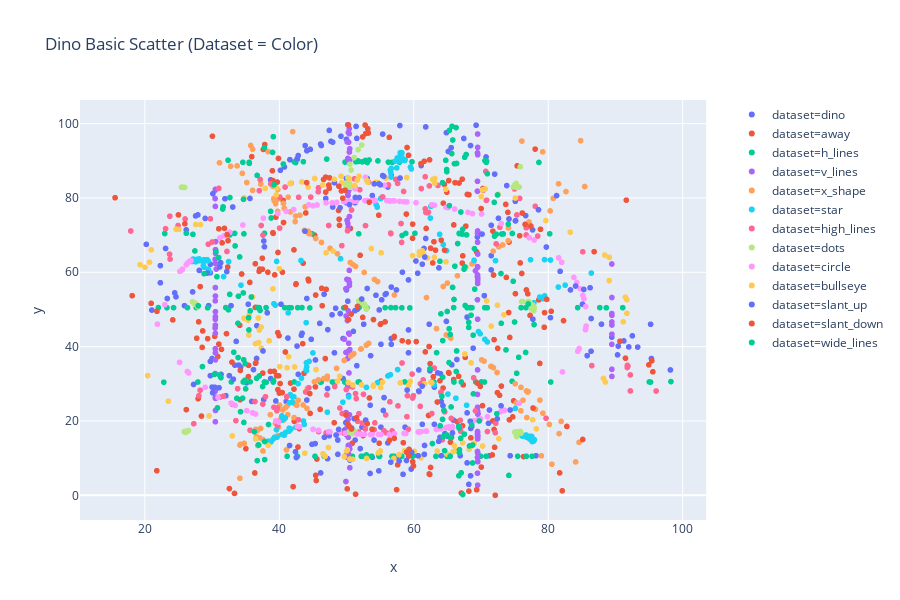

Notebook code cell kept with this figure:
### Markdown cell above
So we know that these datasets are very similar on paper--they have similar summary statistics--but how should we visualize these data in order to glean more insights? Let's try out a few different chart types and see what we can learn.

### Code cell
# building an X, Y scatterplot with color an the encoding of the dataset label
dino_scatter_color = px.scatter(
    # identifying df with data we want to visualize
    data_frame = dino_df, 
    # specifying column name of our X data
    x = 'x', 
    # specifying column name of our X data
    y = 'y', 
    # specifying column name of categorical labels to color differently 
    color = 'dataset',
    # providing chart title
    title = "Dino Basic Scatter (Dataset = Color)",
    # setting the size of the plot to be output
    height = 600,
    width = 900
)

# displaying the viz. in-line
dino_scatter_color

### Figure 1 — Plotly figure (JSON) as saved in the notebook; plotly's stock layout.template omitted (floating-point values rounded to 4 significant figures; data arrays with more than 128 entries replaced by an {"elided": "..."} marker saying what was removed)
{"data": [{"hoverlabel": {"namelength": 0}, "hovertemplate": "dataset=dino<br>x=%{x}<br>y=%{y}", "legendgroup": "dataset=dino", "marker": {"color": "#636efa", "symbol": "circle"}, "mode": "markers", "name": "dataset=dino", "showlegend": true, "type": "scattergl", "x": {"elided": "142 float values"}, "xaxis": "x", "y": {"elided": "142 float values"}, "yaxis": "y"}, {"hoverlabel": {"namelength": 0}, "hovertemplate": "dataset=away<br>x=%{x}<br>y=%{y}", "legendgroup": "dataset=away", "marker": {"color": "#EF553B", "symbol": "circle"}, "mode": "markers", "name": "dataset=away", "showlegend": true, "type": "scattergl", "x": {"elided": "142 float values"}, "xaxis": "x", "y": {"elided": "142 float values"}, "yaxis": "y"}, {"hoverlabel": {"namelength": 0}, "hovertemplate": "dataset=h_lines<br>x=%{x}<br>y=%{y}", "legendgroup": "dataset=h_lines", "marker": {"color": "#00cc96", "symbol": "circle"}, "mode": "markers", "name": "dataset=h_lines", "showlegend": true, "type": "scattergl", "x": {"elided": "142 float values"}, "xaxis": "x", "y": {"elided": "142 float values"}, "yaxis": "y"}, {"hoverlabel": {"namelength": 0}, "hovertemplate": "dataset=v_lines<br>x=%{x}<br>y=%{y}", "legendgroup": "dataset=v_lines", "marker": {"color": "#ab63fa", "symbol": "circle"}, "mode": "markers", "name": "dataset=v_lines", "showlegend": true, "type": "scattergl", "x": {"elided": "142 float values"}, "xaxis": "x", "y": {"elided": "142 float values"}, "yaxis": "y"}, {"hoverlabel": {"namelength": 0}, "hovertemplate": "dataset=x_shape<br>x=%{x}<br>y=%{y}", "legendgroup": "dataset=x_shape", "marker": {"color": "#FFA15A", "symbol": "circle"}, "mode": "markers", "name": "dataset=x_shape", "showlegend": true, "type": "scattergl", "x": {"elided": "142 float values"}, "xaxis": "x", "y": {"elided": "142 float values"}, "yaxis": "y"}, {"hoverlabel": {"namelength": 0}, "hovertemplate": "dataset=star<br>x=%{x}<br>y=%{y}", "legendgroup": "dataset=star", "marker": {"color": "#19d3f3", "symbol": "circle"}, "mode": "markers", "name": "dataset=star", "showlegend": true, "type": "scattergl", "x": {"elided": "142 float values"}, "xaxis": "x", "y": {"elided": "142 float values"}, "yaxis": "y"}, {"hoverlabel": {"namelength": 0}, "hovertemplate": "dataset=high_lines<br>x=%{x}<br>y=%{y}", "legendgroup": "dataset=high_lines", "marker": {"color": "#FF6692", "symbol": "circle"}, "mode": "markers", "name": "dataset=high_lines", "showlegend": true, "type": "scattergl", "x": {"elided": "142 float values"}, "xaxis": "x", "y": {"elided": "142 float values"}, "yaxis": "y"}, {"hoverlabel": {"namelength": 0}, "hovertemplate": "dataset=dots<br>x=%{x}<br>y=%{y}", "legendgroup": "dataset=dots", "marker": {"color": "#B6E880", "symbol": "circle"}, "mode": "markers", "name": "dataset=dots", "showlegend": true, "type": "scattergl", "x": {"elided": "142 float values"}, "xaxis": "x", "y": {"elided": "142 float values"}, "yaxis": "y"}, {"hoverlabel": {"namelength": 0}, "hovertemplate": "dataset=circle<br>x=%{x}<br>y=%{y}", "legendgroup": "dataset=circle", "marker": {"color": "#FF97FF", "symbol": "circle"}, "mode": "markers", "name": "dataset=circle", "showlegend": true, "type": "scattergl", "x": {"elided": "142 float values"}, "xaxis": "x", "y": {"elided": "142 float values"}, "yaxis": "y"}, {"hoverlabel": {"namelength": 0}, "hovertemplate": "dataset=bullseye<br>x=%{x}<br>y=%{y}", "legendgroup": "dataset=bullseye", "marker": {"color": "#FECB52", "symbol": "circle"}, "mode": "markers", "name": "dataset=bullseye", "showlegend": true, "type": "scattergl", "x": {"elided": "142 float values"}, "xaxis": "x", "y": {"elided": "142 float values"}, "yaxis": "y"}, {"hoverlabel": {"namelength": 0}, "hovertemplate": "dataset=slant_up<br>x=%{x}<br>y=%{y}", "legendgroup": "dataset=slant_up", "marker": {"color": "#636efa", "symbol": "circle"}, "mode": "markers", "name": "dataset=slant_up", "showlegend": true, "type": "scattergl", "x": {"elided": "142 float values"}, "xaxis": "x", "y": {"elided": "142 float values"}, "yaxis": "y"}, {"hoverlabel": {"namelength": 0}, "hovertemplate": "dataset=slant_down<br>x=%{x}<br>y=%{y}", "legendgroup": "dataset=slant_down", "marker": {"color": "#EF553B", "symbol": "circle"}, "mode": "markers", "name": "dataset=slant_down", "showlegend": true, "type": "scattergl", "x": {"elided": "142 float values"}, "xaxis": "x", "y": {"elided": "142 float values"}, "yaxis": "y"}, {"hoverlabel": {"namelength": 0}, "hovertemplate": "dataset=wide_lines<br>x=%{x}<br>y=%{y}", "legendgroup": "dataset=wide_lines", "marker": {"color": "#00cc96", "symbol": "circle"}, "mode": "markers", "name": "dataset=wide_lines", "showlegend": true, "type": "scattergl", "x": {"elided": "142 float values"}, "xaxis": "x", "y": {"elided": "142 float values"}, "yaxis": "y"}], "layout": {"height": 600, "legend": {"tracegroupgap": 0}, "title": {"text": "Dino Basic Scatter (Dataset = Color)"}, "width": 900, "xaxis": {"anchor": "y", "autorange": true, "domain": [0, 0.98], "range": [10.33, 103.5], "title": {"text": "x"}, "type": "linear"}, "yaxis": {"anchor": "x", "autorange": true, "domain": [0, 1], "range": [-6.644, 106.4], "title": {"text": "y"}, "type": "linear"}}}
